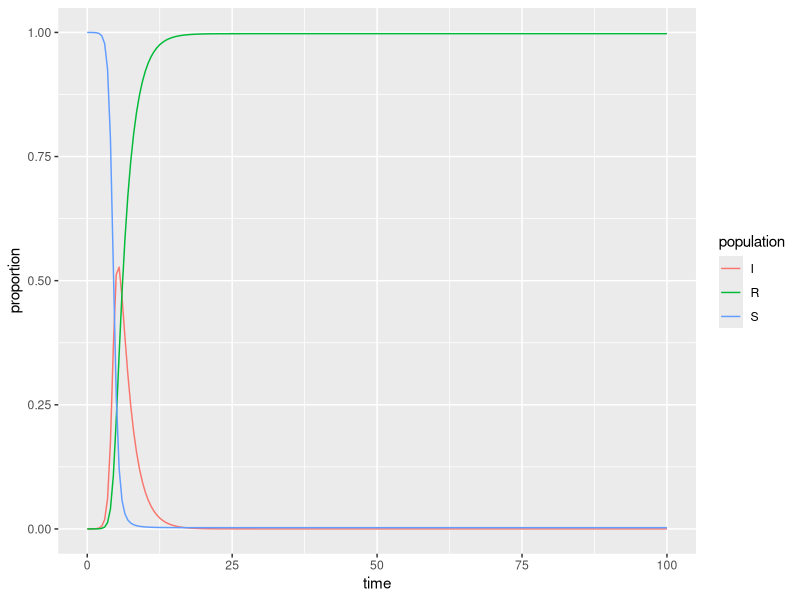

The R script that drew this image:
## ---- chunk 1
knitr::opts_chunk$set(echo = TRUE)
library(tidyverse)
library(deSolve)
## ---- chunk 2
### Specify parameters

## Proportion in each compartment: Susceptible 0.999999, Infected 0.000001, Recovered 0 (these are directly from the example linked above)
init <- c(S = 1-1e-5, I = 1e-5, R = 0.0)

## beta: infection parameter; gamma: recovery parameter
parameters <- c(beta = 3, gamma = 0.5)

## Time frame
times      <- seq(0, 100, by = 0.5)
## ---- chunk 3
## Build the function with all 
sir <- function(time, init, parameters) {

  with(as.list(c(init, parameters)), {

    dS <- -beta * S * I
    dI <-  beta * S * I - gamma * I
    dR <-  gamma * I
    
    return(list(c(dS, dI, dR)))
  })
}
## ---- chunk 4
## Solve using `deSolve::ode()`
approximation <- ode(y = init, times = times, func = sir, parms = parameters)
## ---- chunk 5
## Get output into a data frame
approx_df <- as.data.frame(approximation)

## Pivot longer so R will do the work for us: 
approx_long <- approx_df %>% 
  pivot_longer(cols = S:R, names_to = "population", values_to = "proportion")

## ---- chunk 6
ggplot(data = approx_long, aes(x = time, y = proportion)) +
  geom_line(aes(color = population))
